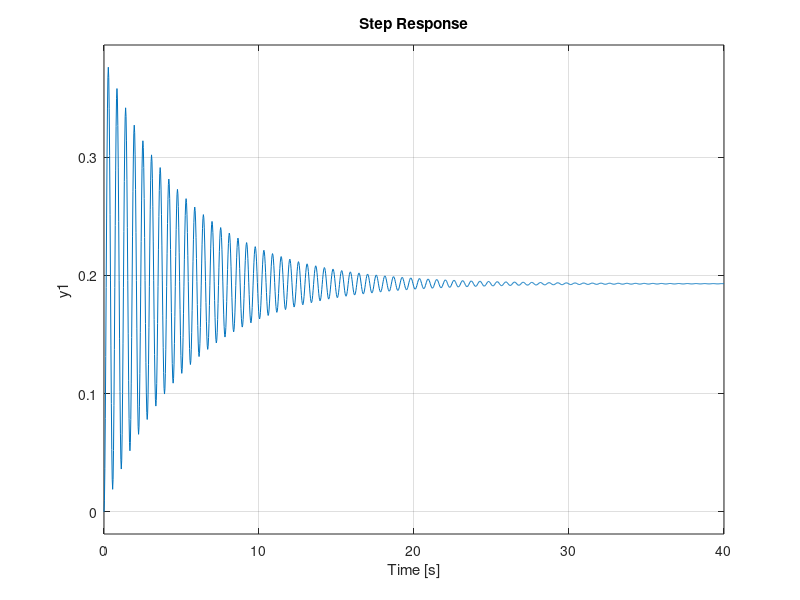
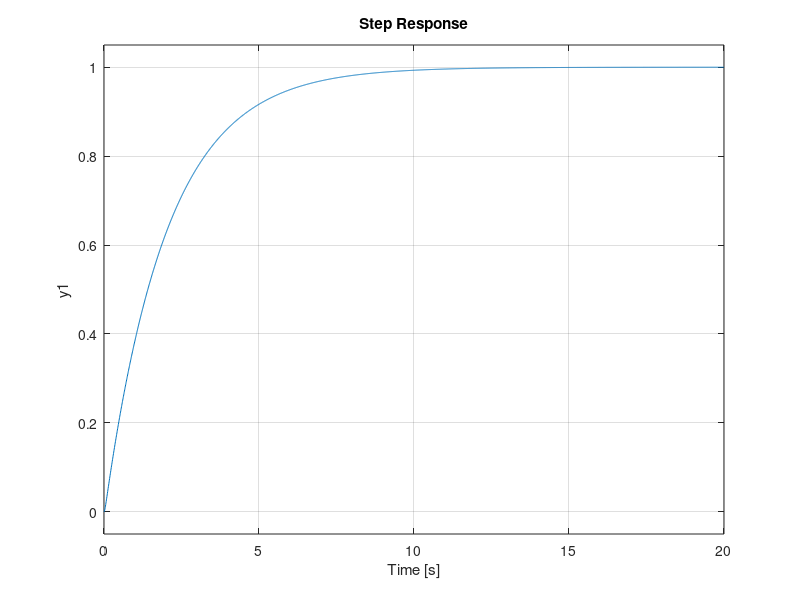

These charts were generated, in order, by the following MATLAB code:
close all;

miup = 0.01325;
miuy = 0.8513;
jy = 0.0084;
lcm = 0.186;
jp = 0.0178;
rp = 0.5;
ry = 0.4;
kp = 0.8722;
ky = 0.42;
Fg = 9.81;

pitch = tf([rp/jp*kp], [1 miup*rp/jp Fg*lcm/jp]);

yaw = tf([ry/jy*ky], [1 miuy*ry/jy 0]);

figure("name", "pitch");
step(feedback(pitch,1));

figure("name", "yaw");
step(feedback(yaw,1));